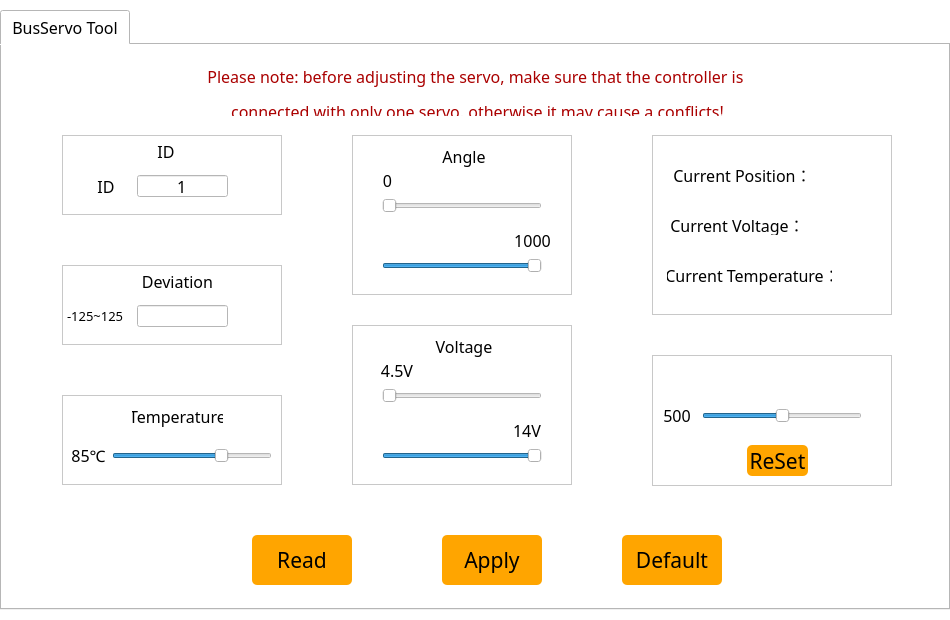
<?xml version="1.0" encoding="UTF-8"?>
<ui version="4.0">
 <class>Form</class>
 <widget class="QWidget" name="Form">
  <property name="windowModality">
   <enum>Qt::NonModal</enum>
  </property>
  <property name="enabled">
   <bool>true</bool>
  </property>
  <property name="geometry">
   <rect>
    <x>0</x>
    <y>0</y>
    <width>950</width>
    <height>620</height>
   </rect>
  </property>
  <property name="minimumSize">
   <size>
    <width>0</width>
    <height>0</height>
   </size>
  </property>
  <property name="maximumSize">
   <size>
    <width>950</width>
    <height>620</height>
   </size>
  </property>
  <property name="font">
   <font>
    <family>Arial</family>
    <pointsize>11</pointsize>
   </font>
  </property>
  <property name="focusPolicy">
   <enum>Qt::NoFocus</enum>
  </property>
  <property name="contextMenuPolicy">
   <enum>Qt::NoContextMenu</enum>
  </property>
  <property name="acceptDrops">
   <bool>false</bool>
  </property>
  <property name="windowTitle">
   <string>BusServo 1.0</string>
  </property>
  <property name="autoFillBackground">
   <bool>false</bool>
  </property>
  <property name="styleSheet">
   <string notr="true">background-color: rgb(255, 255, 255);</string>
  </property>
  <widget class="QTabWidget" name="tabWidget">
   <property name="geometry">
    <rect>
     <x>0</x>
     <y>10</y>
     <width>950</width>
     <height>600</height>
    </rect>
   </property>
   <property name="font">
    <font>
     <family>黑体</family>
     <pointsize>12</pointsize>
    </font>
   </property>
   <property name="currentIndex">
    <number>0</number>
   </property>
   <widget class="QWidget" name="tab_2">
    <attribute name="title">
     <string>BusServo Tool</string>
    </attribute>
    <widget class="QPushButton" name="pushButton_read">
     <property name="geometry">
      <rect>
       <x>250</x>
       <y>490</y>
       <width>100</width>
       <height>50</height>
      </rect>
     </property>
     <property name="font">
      <font>
       <family>黑体</family>
       <pointsize>16</pointsize>
      </font>
     </property>
     <property name="styleSheet">
      <string notr="true">QPushButton{background-color: rgb(255, 165, 0);}
QPushButton:hover{background-color:  rgb(255, 210, 0);}
QPushButton{border-radius:5px;}</string>
     </property>
     <property name="text">
      <string>Read</string>
     </property>
    </widget>
    <widget class="QPushButton" name="pushButton_set">
     <property name="geometry">
      <rect>
       <x>440</x>
       <y>490</y>
       <width>100</width>
       <height>50</height>
      </rect>
     </property>
     <property name="font">
      <font>
       <family>黑体</family>
       <pointsize>16</pointsize>
      </font>
     </property>
     <property name="styleSheet">
      <string notr="true">QPushButton{background-color: rgb(255, 165, 0);}
QPushButton:hover{background-color:  rgb(255, 210, 0);}
QPushButton{border-radius:5px;}</string>
     </property>
     <property name="text">
      <string>Apply</string>
     </property>
    </widget>
    <widget class="QPushButton" name="pushButton_default">
     <property name="geometry">
      <rect>
       <x>620</x>
       <y>490</y>
       <width>100</width>
       <height>50</height>
      </rect>
     </property>
     <property name="font">
      <font>
       <family>黑体</family>
       <pointsize>16</pointsize>
      </font>
     </property>
     <property name="styleSheet">
      <string notr="true">QPushButton{background-color: rgb(255, 165, 0);}
QPushButton:hover{background-color:  rgb(255, 210, 0);}
QPushButton{border-radius:5px;}</string>
     </property>
     <property name="text">
      <string>Default</string>
     </property>
    </widget>
    <widget class="QWidget" name="widget" native="true">
     <property name="geometry">
      <rect>
       <x>350</x>
       <y>90</y>
       <width>220</width>
       <height>160</height>
      </rect>
     </property>
     <property name="styleSheet">
      <string notr="true">#widget {border:1px solid #242424;
border-color: rgb(200, 200, 200);}</string>
     </property>
     <widget class="QLabel" name="label_17">
      <property name="geometry">
       <rect>
        <x>80</x>
        <y>10</y>
        <width>64</width>
        <height>22</height>
       </rect>
      </property>
      <property name="font">
       <font>
        <family>黑体</family>
        <pointsize>12</pointsize>
       </font>
      </property>
      <property name="text">
       <string>Angle</string>
      </property>
      <property name="alignment">
       <set>Qt::AlignCenter</set>
      </property>
     </widget>
     <widget class="QSlider" name="horizontalSlider_servoMin">
      <property name="geometry">
       <rect>
        <x>30</x>
        <y>60</y>
        <width>160</width>
        <height>22</height>
       </rect>
      </property>
      <property name="maximum">
       <number>1000</number>
      </property>
      <property name="pageStep">
       <number>1</number>
      </property>
      <property name="orientation">
       <enum>Qt::Horizontal</enum>
      </property>
     </widget>
     <widget class="QSlider" name="horizontalSlider_servoMax">
      <property name="geometry">
       <rect>
        <x>30</x>
        <y>120</y>
        <width>160</width>
        <height>22</height>
       </rect>
      </property>
      <property name="minimum">
       <number>0</number>
      </property>
      <property name="maximum">
       <number>1000</number>
      </property>
      <property name="pageStep">
       <number>1</number>
      </property>
      <property name="value">
       <number>1000</number>
      </property>
      <property name="orientation">
       <enum>Qt::Horizontal</enum>
      </property>
     </widget>
     <widget class="QLabel" name="label_servoMin">
      <property name="geometry">
       <rect>
        <x>15</x>
        <y>30</y>
        <width>41</width>
        <height>31</height>
       </rect>
      </property>
      <property name="font">
       <font>
        <family>黑体</family>
        <pointsize>12</pointsize>
       </font>
      </property>
      <property name="text">
       <string>0</string>
      </property>
      <property name="alignment">
       <set>Qt::AlignCenter</set>
      </property>
     </widget>
     <widget class="QLabel" name="label_servoMax">
      <property name="geometry">
       <rect>
        <x>160</x>
        <y>90</y>
        <width>41</width>
        <height>31</height>
       </rect>
      </property>
      <property name="font">
       <font>
        <family>黑体</family>
        <pointsize>12</pointsize>
       </font>
      </property>
      <property name="text">
       <string>1000</string>
      </property>
      <property name="alignment">
       <set>Qt::AlignCenter</set>
      </property>
     </widget>
    </widget>
    <widget class="QWidget" name="widget_6" native="true">
     <property name="geometry">
      <rect>
       <x>350</x>
       <y>280</y>
       <width>220</width>
       <height>160</height>
      </rect>
     </property>
     <property name="styleSheet">
      <string notr="true">#widget_6 {border:1px solid #242424;
border-color: rgb(200, 200, 200);}</string>
     </property>
     <widget class="QLabel" name="label_19">
      <property name="geometry">
       <rect>
        <x>80</x>
        <y>10</y>
        <width>64</width>
        <height>22</height>
       </rect>
      </property>
      <property name="font">
       <font>
        <family>黑体</family>
        <pointsize>12</pointsize>
       </font>
      </property>
      <property name="text">
       <string>Voltage</string>
      </property>
      <property name="alignment">
       <set>Qt::AlignCenter</set>
      </property>
     </widget>
     <widget class="QSlider" name="horizontalSlider_servoMinV">
      <property name="geometry">
       <rect>
        <x>30</x>
        <y>60</y>
        <width>160</width>
        <height>22</height>
       </rect>
      </property>
      <property name="minimum">
       <number>45</number>
      </property>
      <property name="maximum">
       <number>140</number>
      </property>
      <property name="pageStep">
       <number>1</number>
      </property>
      <property name="orientation">
       <enum>Qt::Horizontal</enum>
      </property>
     </widget>
     <widget class="QSlider" name="horizontalSlider_servoMaxV">
      <property name="geometry">
       <rect>
        <x>30</x>
        <y>120</y>
        <width>160</width>
        <height>22</height>
       </rect>
      </property>
      <property name="minimum">
       <number>45</number>
      </property>
      <property name="maximum">
       <number>140</number>
      </property>
      <property name="pageStep">
       <number>1</number>
      </property>
      <property name="value">
       <number>140</number>
      </property>
      <property name="orientation">
       <enum>Qt::Horizontal</enum>
      </property>
     </widget>
     <widget class="QLabel" name="label_servoMinV">
      <property name="geometry">
       <rect>
        <x>20</x>
        <y>30</y>
        <width>50</width>
        <height>31</height>
       </rect>
      </property>
      <property name="font">
       <font>
        <family>黑体</family>
        <pointsize>12</pointsize>
       </font>
      </property>
      <property name="text">
       <string>4.5V</string>
      </property>
      <property name="alignment">
       <set>Qt::AlignCenter</set>
      </property>
     </widget>
     <widget class="QLabel" name="label_servoMaxV">
      <property name="geometry">
       <rect>
        <x>150</x>
        <y>90</y>
        <width>50</width>
        <height>31</height>
       </rect>
      </property>
      <property name="font">
       <font>
        <family>黑体</family>
        <pointsize>12</pointsize>
       </font>
      </property>
      <property name="text">
       <string>14V</string>
      </property>
      <property name="alignment">
       <set>Qt::AlignCenter</set>
      </property>
     </widget>
    </widget>
    <widget class="QWidget" name="widget_7" native="true">
     <property name="geometry">
      <rect>
       <x>60</x>
       <y>350</y>
       <width>220</width>
       <height>90</height>
      </rect>
     </property>
     <property name="styleSheet">
      <string notr="true">#widget_7 {border:1px solid #242424;
border-color: rgb(200, 200, 200);}</string>
     </property>
     <widget class="QSlider" name="horizontalSlider_servoTemp">
      <property name="geometry">
       <rect>
        <x>50</x>
        <y>50</y>
        <width>160</width>
        <height>22</height>
       </rect>
      </property>
      <property name="minimum">
       <number>50</number>
      </property>
      <property name="maximum">
       <number>100</number>
      </property>
      <property name="pageStep">
       <number>1</number>
      </property>
      <property name="value">
       <number>85</number>
      </property>
      <property name="orientation">
       <enum>Qt::Horizontal</enum>
      </property>
      <property name="tickPosition">
       <enum>QSlider::NoTicks</enum>
      </property>
     </widget>
     <widget class="QLabel" name="label_20">
      <property name="geometry">
       <rect>
        <x>70</x>
        <y>10</y>
        <width>91</width>
        <height>22</height>
       </rect>
      </property>
      <property name="font">
       <font>
        <family>黑体</family>
        <pointsize>12</pointsize>
       </font>
      </property>
      <property name="text">
       <string>Temperature</string>
      </property>
      <property name="alignment">
       <set>Qt::AlignCenter</set>
      </property>
     </widget>
     <widget class="QLabel" name="label_servoTemp">
      <property name="geometry">
       <rect>
        <x>4</x>
        <y>45</y>
        <width>45</width>
        <height>30</height>
       </rect>
      </property>
      <property name="font">
       <font>
        <family>黑体</family>
        <pointsize>12</pointsize>
       </font>
      </property>
      <property name="text">
       <string>85℃</string>
      </property>
      <property name="alignment">
       <set>Qt::AlignCenter</set>
      </property>
     </widget>
    </widget>
    <widget class="QWidget" name="widget_8" native="true">
     <property name="geometry">
      <rect>
       <x>650</x>
       <y>90</y>
       <width>240</width>
       <height>180</height>
      </rect>
     </property>
     <property name="styleSheet">
      <string notr="true">#widget_8 {border:1px solid #242424;
border-color: rgb(200, 200, 200);}</string>
     </property>
     <widget class="QLabel" name="label_21">
      <property name="geometry">
       <rect>
        <x>15</x>
        <y>30</y>
        <width>151</width>
        <height>20</height>
       </rect>
      </property>
      <property name="font">
       <font>
        <family>黑体</family>
        <pointsize>12</pointsize>
       </font>
      </property>
      <property name="text">
       <string>Current Position：</string>
      </property>
      <property name="alignment">
       <set>Qt::AlignCenter</set>
      </property>
     </widget>
     <widget class="QLabel" name="label_22">
      <property name="geometry">
       <rect>
        <x>15</x>
        <y>130</y>
        <width>171</width>
        <height>20</height>
       </rect>
      </property>
      <property name="font">
       <font>
        <family>黑体</family>
        <pointsize>12</pointsize>
       </font>
      </property>
      <property name="text">
       <string>Current Temperature：</string>
      </property>
      <property name="alignment">
       <set>Qt::AlignCenter</set>
      </property>
     </widget>
     <widget class="QLabel" name="label_23">
      <property name="geometry">
       <rect>
        <x>15</x>
        <y>80</y>
        <width>141</width>
        <height>20</height>
       </rect>
      </property>
      <property name="font">
       <font>
        <family>黑体</family>
        <pointsize>12</pointsize>
       </font>
      </property>
      <property name="text">
       <string>Current Voltage：</string>
      </property>
      <property name="alignment">
       <set>Qt::AlignCenter</set>
      </property>
     </widget>
     <widget class="QLabel" name="label_servoCurrentP">
      <property name="geometry">
       <rect>
        <x>170</x>
        <y>25</y>
        <width>50</width>
        <height>31</height>
       </rect>
      </property>
      <property name="font">
       <font>
        <family>黑体</family>
        <pointsize>12</pointsize>
       </font>
      </property>
      <property name="text">
       <string/>
      </property>
      <property name="alignment">
       <set>Qt::AlignCenter</set>
      </property>
     </widget>
     <widget class="QLabel" name="label_servoCurrentV">
      <property name="geometry">
       <rect>
        <x>160</x>
        <y>75</y>
        <width>61</width>
        <height>31</height>
       </rect>
      </property>
      <property name="font">
       <font>
        <family>黑体</family>
        <pointsize>12</pointsize>
       </font>
      </property>
      <property name="text">
       <string/>
      </property>
      <property name="alignment">
       <set>Qt::AlignCenter</set>
      </property>
     </widget>
     <widget class="QLabel" name="label_servoCurrentTemp">
      <property name="geometry">
       <rect>
        <x>180</x>
        <y>125</y>
        <width>50</width>
        <height>30</height>
       </rect>
      </property>
      <property name="font">
       <font>
        <family>黑体</family>
        <pointsize>12</pointsize>
       </font>
      </property>
      <property name="text">
       <string/>
      </property>
      <property name="alignment">
       <set>Qt::AlignCenter</set>
      </property>
     </widget>
    </widget>
    <widget class="QWidget" name="widget_9" native="true">
     <property name="geometry">
      <rect>
       <x>60</x>
       <y>90</y>
       <width>220</width>
       <height>80</height>
      </rect>
     </property>
     <property name="styleSheet">
      <string notr="true">#widget_9 {border:1px solid #242424;
border-color: rgb(200, 200, 200);}</string>
     </property>
     <widget class="QLabel" name="label_11">
      <property name="geometry">
       <rect>
        <x>80</x>
        <y>5</y>
        <width>48</width>
        <height>22</height>
       </rect>
      </property>
      <property name="font">
       <font>
        <family>黑体</family>
        <pointsize>12</pointsize>
       </font>
      </property>
      <property name="text">
       <string>ID</string>
      </property>
      <property name="alignment">
       <set>Qt::AlignCenter</set>
      </property>
     </widget>
     <widget class="QLineEdit" name="lineEdit_servoID">
      <property name="geometry">
       <rect>
        <x>75</x>
        <y>40</y>
        <width>91</width>
        <height>22</height>
       </rect>
      </property>
      <property name="font">
       <font>
        <family>黑体</family>
        <pointsize>12</pointsize>
       </font>
      </property>
      <property name="text">
       <string>1</string>
      </property>
      <property name="alignment">
       <set>Qt::AlignCenter</set>
      </property>
     </widget>
     <widget class="QLabel" name="label_32">
      <property name="geometry">
       <rect>
        <x>20</x>
        <y>40</y>
        <width>48</width>
        <height>22</height>
       </rect>
      </property>
      <property name="font">
       <font>
        <family>黑体</family>
        <pointsize>12</pointsize>
       </font>
      </property>
      <property name="text">
       <string>ID</string>
      </property>
      <property name="alignment">
       <set>Qt::AlignCenter</set>
      </property>
     </widget>
    </widget>
    <widget class="QWidget" name="widget_10" native="true">
     <property name="geometry">
      <rect>
       <x>60</x>
       <y>220</y>
       <width>220</width>
       <height>80</height>
      </rect>
     </property>
     <property name="styleSheet">
      <string notr="true">#widget_10 {border:1px solid #242424;
border-color: rgb(200, 200, 200);}</string>
     </property>
     <widget class="QLabel" name="label_14">
      <property name="geometry">
       <rect>
        <x>75</x>
        <y>5</y>
        <width>81</width>
        <height>22</height>
       </rect>
      </property>
      <property name="font">
       <font>
        <family>黑体</family>
        <pointsize>12</pointsize>
       </font>
      </property>
      <property name="text">
       <string>Deviation</string>
      </property>
      <property name="alignment">
       <set>Qt::AlignCenter</set>
      </property>
     </widget>
     <widget class="QLineEdit" name="lineEdit_servoDev">
      <property name="geometry">
       <rect>
        <x>75</x>
        <y>40</y>
        <width>91</width>
        <height>22</height>
       </rect>
      </property>
      <property name="font">
       <font>
        <family>黑体</family>
        <pointsize>12</pointsize>
       </font>
      </property>
      <property name="alignment">
       <set>Qt::AlignCenter</set>
      </property>
     </widget>
     <widget class="QLabel" name="label_24">
      <property name="geometry">
       <rect>
        <x>5</x>
        <y>40</y>
        <width>65</width>
        <height>21</height>
       </rect>
      </property>
      <property name="font">
       <font>
        <family>黑体</family>
        <pointsize>10</pointsize>
       </font>
      </property>
      <property name="text">
       <string>-125~125</string>
      </property>
     </widget>
    </widget>
    <widget class="QWidget" name="widget_11" native="true">
     <property name="geometry">
      <rect>
       <x>650</x>
       <y>310</y>
       <width>240</width>
       <height>131</height>
      </rect>
     </property>
     <property name="styleSheet">
      <string notr="true">#widget_11 {border:1px solid #242424;
border-color: rgb(200, 200, 200);}</string>
     </property>
     <widget class="QSlider" name="horizontalSlider_servoMove">
      <property name="geometry">
       <rect>
        <x>50</x>
        <y>50</y>
        <width>160</width>
        <height>22</height>
       </rect>
      </property>
      <property name="minimum">
       <number>0</number>
      </property>
      <property name="maximum">
       <number>1000</number>
      </property>
      <property name="pageStep">
       <number>1</number>
      </property>
      <property name="value">
       <number>500</number>
      </property>
      <property name="orientation">
       <enum>Qt::Horizontal</enum>
      </property>
     </widget>
     <widget class="QLabel" name="label_servoMove">
      <property name="geometry">
       <rect>
        <x>5</x>
        <y>45</y>
        <width>40</width>
        <height>30</height>
       </rect>
      </property>
      <property name="font">
       <font>
        <family>黑体</family>
        <pointsize>12</pointsize>
       </font>
      </property>
      <property name="text">
       <string>500</string>
      </property>
      <property name="alignment">
       <set>Qt::AlignCenter</set>
      </property>
     </widget>
     <widget class="QPushButton" name="pushButton_resetPos">
      <property name="geometry">
       <rect>
        <x>95</x>
        <y>90</y>
        <width>61</width>
        <height>31</height>
       </rect>
      </property>
      <property name="font">
       <font>
        <family>黑体</family>
        <pointsize>16</pointsize>
       </font>
      </property>
      <property name="styleSheet">
       <string notr="true">QPushButton{background-color: rgb(255, 165, 0);}
QPushButton:hover{background-color:  rgb(255, 210, 0);}
QPushButton{border-radius:5px;}</string>
      </property>
      <property name="text">
       <string>ReSet</string>
      </property>
     </widget>
    </widget>
    <widget class="QLabel" name="label_36">
     <property name="geometry">
      <rect>
       <x>180</x>
       <y>20</y>
       <width>591</width>
       <height>51</height>
      </rect>
     </property>
     <property name="font">
      <font>
       <family>黑体</family>
       <pointsize>12</pointsize>
      </font>
     </property>
     <property name="text">
      <string>&lt;html&gt;&lt;head/&gt;&lt;body&gt;&lt;p&gt;&lt;span style=&quot; color:#aa0000;&quot;&gt;Please note: before adjusting the servo, make sure that the controller is &lt;/span&gt;&lt;/p&gt;&lt;p&gt;&lt;span style=&quot; color:#aa0000;&quot;&gt;connected with only one servo, otherwise it may cause a conflicts!&lt;/span&gt;&lt;/p&gt;&lt;/body&gt;&lt;/html&gt;</string>
     </property>
     <property name="alignment">
      <set>Qt::AlignCenter</set>
     </property>
    </widget>
   </widget>
  </widget>
 </widget>
 <resources/>
 <connections/>
</ui>
